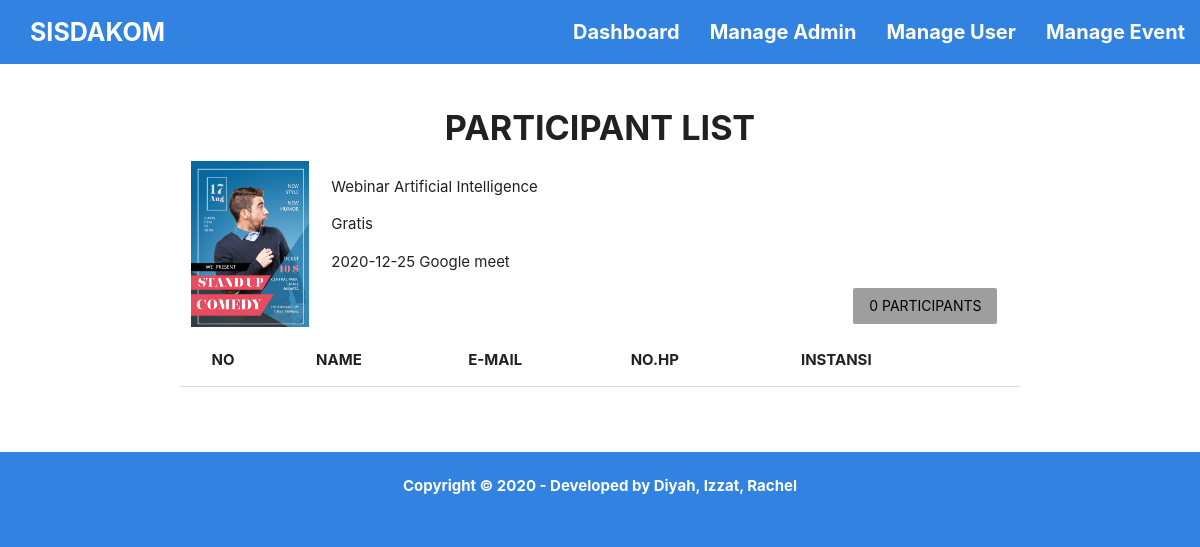
Before: /templates/admin-participant-flist.php?id=30 (signed in) with the older database file.
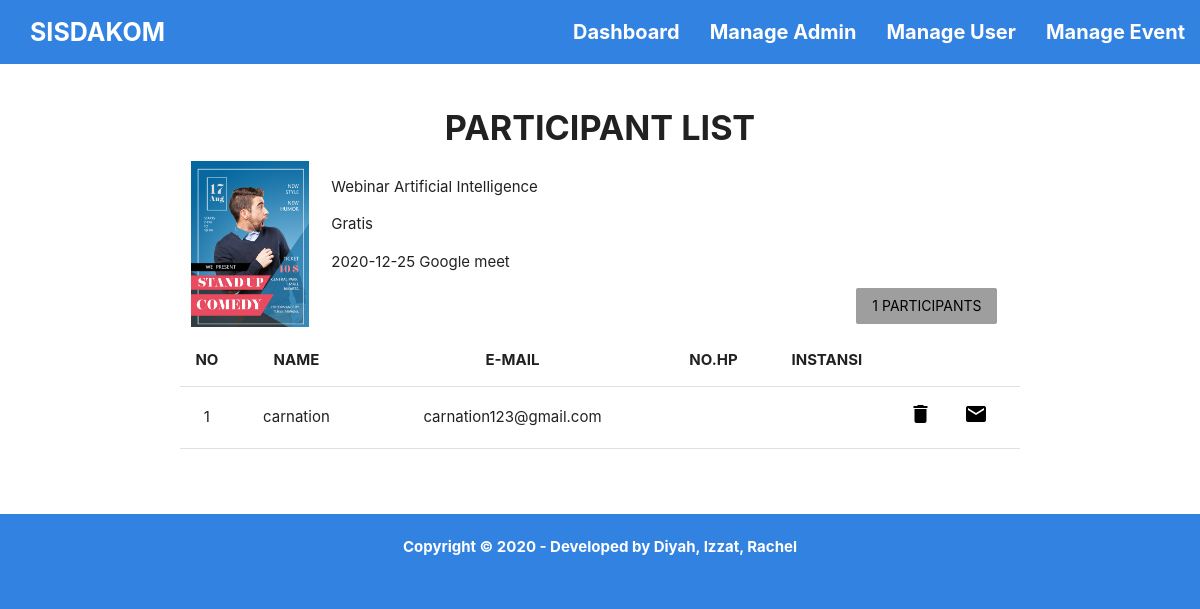
After: the same page with the newer database file.
### tables this page shows
CREATE TABLE `event` (
  `id_event` int(11) NOT NULL,
  `nama_event` varchar(100) DEFAULT NULL,
  `htm` int(20) DEFAULT NULL,
  `kategori_event` varchar(10) DEFAULT NULL,
  `informasi_event` varchar(200) DEFAULT NULL,
  `tanggal_event` varchar(15) DEFAULT NULL,
  `waktu_event` varchar(6) DEFAULT NULL,
  `tempat_event` varchar(100) DEFAULT NULL,
  `max_partisipan` int(10) DEFAULT NULL,
  `poster_event` varchar(255) DEFAULT NULL,
  `status_event` varchar(10) DEFAULT NULL
);

CREATE TABLE `event_partisipan_gratis` (
  `id_partisipan` int(11) NOT NULL,
  `id_event` int(11) NOT NULL,
  `id_user` int(11) NOT NULL
);

CREATE TABLE `user` (
  `id_user` int(11) NOT NULL,
  `user_username` varchar(50) NOT NULL,
  `user_email` varchar(100) NOT NULL,
  `full_name` varchar(100) NOT NULL,
  `instansi` varchar(75) NOT NULL,
  `angkatan` varchar(4) NOT NULL,
  `user_picture` blob NOT NULL,
  `user_password` varchar(300) NOT NULL,
  `phone_number` varchar(15) NOT NULL
);

### templates/functions2.php (called while the page is built, shortened)
<?php
$conn = mysqli_connect("localhost","root","","sisdakom");
function query($query) {
    global $conn;
    $result = mysqli_query($conn, $query);
    $rows = [];
    while( $row = mysqli_fetch_assoc($result) ){
        $rows[] = $row;
    }
    return $rows;
}
?>

### templates/admin-participant-flist.php (the view, shortened to what this page needs)
<?php
require 'functions2.php';
$id = $_GET["id"];
$count = query("SELECT COUNT(*) FROM event_partisipan_gratis WHERE id_event = $id");
$event_data = query("SELECT * FROM event WHERE id_event = $id");
$event = query("SELECT * FROM event_partisipan_gratis
            INNER JOIN user ON event_partisipan_gratis.id_user = user.id_user
            INNER JOIN event ON event_partisipan_gratis.id_event = event.id_event");
?>
<!DOCTYPE html>
<html lang="en">
<head>
    <link rel="stylesheet" href="../static/css/main.css">
    <link rel="stylesheet" href="../static/css//materialize.css">
</head>
<body class="blue">
    <nav class="blue">
        <div class="nav-wrapper">
            <a href="#" class="brand-logo white-text" style="font-size: 25px;"><b>SISDAKOM</b></a>
            <ul id="nav-mobile" class="right hide-on-med-and-down">
                <li><a href="admin-dashboard.php" class="white-text" style="font-size: 20px;"><b>Dashboard</b></a></li>
                <li><a href="admin-list.php" class="white-text" style="font-size: 20px;"><b>Manage Admin</b></a></li>
                <li><a href="admin-userlist.php" class="white-text" style="font-size: 20px;"><b>Manage User</b></a></li>
                <li><a href="admin-manage-event.php" class="white-text" style="font-size: 20px;"><b>Manage Event</b></a></li>
            </ul>
        </div>
    </nav>
    <main class="white">
        <br>
        <div class="container">
            <h4 class="center typo-1"><b>PARTICIPANT LIST</b></h4>
            <div class="row">
                <?php foreach( $event_data as $row) : ?>
                    <?php if( $row["id_event"] == $id ) { ?>
                <div class="col s2 m2 l2">
                    <img src="../static/img/<?= $row["poster_event"] ?>" class="responsive-img">
                </div>
                <div class="col s10 m10 l10">
                    <p><?= $row["nama_event"] ?></p>
                    <p>Gratis</p>
                    <p><?= $row["tanggal_event"] ?>  <?= $row["tempat_event"] ?></p>
                    <?php } ?>
                <?php endforeach; ?>
                <?php foreach( $count as $row) : ?>
                <div class="col s12 m12 l12">
                    <a class="waves-effect waves-teal btn-flat grey right black-text"><?= $row["COUNT(*)"] ?> PARTICIPANTS</a>
                </div>
                <?php endforeach; ?>
            </div>
            <table class="centered responsive-table">
                <thead>
                    <tr>
                        <th>NO</th>
                        <th>NAME</th>
                        <th>E-MAIL</th>
                        <th>NO.HP</th>
                        <th>INSTANSI</th>
                        <th></th>
                        <th></th>
                        <th></th>
                    </tr>
                </thead>
                <tbody>
                    <?php $i =1; ?>
                    <?php foreach( $event as $row) : ?>
                        <?php if( $row["id_event"] == $id ) { ?>
                    <tr>
                        <td><?= $i; ?></td>
                        <td><?= $row["full_name"]; ?></td>
                        <td><?= $row["user_email"]; ?></td>
                        <td><?= $row["phone_number"]; ?></td>
                        <td><?= $row["instansi"]; ?></td>
                        <td><a href="admin-delete-flist.php?del=<?= $row["id_partisipan"]; ?>&id=<?= $id ?>" onclick="
                            return confirm('Apakah Anda yakin?');" class="black-text"><i class="green-text accent-2-text material-icons">delete</i></a></td>
                        <td><a href="admin-event-detail.php?id_user=<?= $row["id_user"]; ?>&id_event=<?= $id ?>" class="black-text"><b><i class="green-text accent-2-text material-icons">mail</i></b></a></td>
                    </tr>
                        <?php $i++; ?>
                        <?php } ?>
                    <?php endforeach; ?>
                </tbody>
            </table>
        </div>
        <br>
        <br>
    </main>
    <footer class="blue">
        <br>
        <div class="center">
            <a class="white-text"><b>Copyright © 2020 - Developed by Diyah, Izzat, Rachel</b></a>
        </div>
        <br>
    </footer>
</body>
</html>

Changed rows visible on the page:
added event_partisipan_gratis: id_user.full_name "carnation", id_user.user_email "carnation123@gmail.com"
Other visible differences:
new list line: "1 PARTICIPANTS"
list line gone: "0 PARTICIPANTS"
